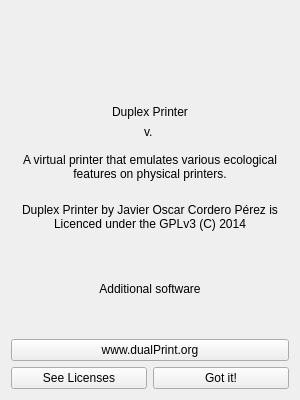
<?xml version="1.0" encoding="UTF-8"?>
<ui version="4.0">
 <class>AboutDialog</class>
 <widget class="QDialog" name="AboutDialog">
  <property name="geometry">
   <rect>
    <x>0</x>
    <y>0</y>
    <width>300</width>
    <height>400</height>
   </rect>
  </property>
  <property name="sizePolicy">
   <sizepolicy hsizetype="Preferred" vsizetype="MinimumExpanding">
    <horstretch>0</horstretch>
    <verstretch>0</verstretch>
   </sizepolicy>
  </property>
  <property name="windowTitle">
   <string>Dialog</string>
  </property>
  <layout class="QVBoxLayout" name="verticalLayout">
   <item>
    <widget class="QPushButton" name="logo">
     <property name="enabled">
      <bool>false</bool>
     </property>
     <property name="sizePolicy">
      <sizepolicy hsizetype="Minimum" vsizetype="Preferred">
       <horstretch>0</horstretch>
       <verstretch>2</verstretch>
      </sizepolicy>
     </property>
     <property name="text">
      <string/>
     </property>
     <property name="icon">
      <iconset resource="dpResources.qrc">
       <normaloff>:/program/images/icon</normaloff>
       <disabledoff>:/program/images/icon</disabledoff>:/program/images/icon</iconset>
     </property>
     <property name="iconSize">
      <size>
       <width>64</width>
       <height>64</height>
      </size>
     </property>
     <property name="flat">
      <bool>true</bool>
     </property>
    </widget>
   </item>
   <item>
    <widget class="QLabel" name="label_ProgramName">
     <property name="sizePolicy">
      <sizepolicy hsizetype="Preferred" vsizetype="Preferred">
       <horstretch>0</horstretch>
       <verstretch>0</verstretch>
      </sizepolicy>
     </property>
     <property name="text">
      <string>Duplex Printer</string>
     </property>
     <property name="alignment">
      <set>Qt::AlignBottom|Qt::AlignHCenter</set>
     </property>
    </widget>
   </item>
   <item>
    <widget class="QLabel" name="label_Version">
     <property name="sizePolicy">
      <sizepolicy hsizetype="Preferred" vsizetype="Preferred">
       <horstretch>0</horstretch>
       <verstretch>0</verstretch>
      </sizepolicy>
     </property>
     <property name="text">
      <string>v. </string>
     </property>
     <property name="alignment">
      <set>Qt::AlignHCenter|Qt::AlignTop</set>
     </property>
    </widget>
   </item>
   <item>
    <widget class="QLabel" name="label_Description">
     <property name="sizePolicy">
      <sizepolicy hsizetype="Preferred" vsizetype="Preferred">
       <horstretch>0</horstretch>
       <verstretch>1</verstretch>
      </sizepolicy>
     </property>
     <property name="text">
      <string>A virtual printer that emulates various ecological
features on physical printers.</string>
     </property>
     <property name="alignment">
      <set>Qt::AlignCenter</set>
     </property>
     <property name="wordWrap">
      <bool>true</bool>
     </property>
    </widget>
   </item>
   <item>
    <widget class="QLabel" name="label_Author">
     <property name="sizePolicy">
      <sizepolicy hsizetype="Preferred" vsizetype="Preferred">
       <horstretch>0</horstretch>
       <verstretch>1</verstretch>
      </sizepolicy>
     </property>
     <property name="text">
      <string>Duplex Printer by Javier Oscar Cordero Pérez is
Licenced under the GPLv3 (C) 2014</string>
     </property>
     <property name="alignment">
      <set>Qt::AlignCenter</set>
     </property>
     <property name="wordWrap">
      <bool>true</bool>
     </property>
    </widget>
   </item>
   <item>
    <widget class="QLabel" name="label_Contributions">
     <property name="sizePolicy">
      <sizepolicy hsizetype="Preferred" vsizetype="Preferred">
       <horstretch>0</horstretch>
       <verstretch>2</verstretch>
      </sizepolicy>
     </property>
     <property name="text">
      <string>Additional software</string>
     </property>
     <property name="alignment">
      <set>Qt::AlignCenter</set>
     </property>
     <property name="wordWrap">
      <bool>false</bool>
     </property>
    </widget>
   </item>
   <item>
    <widget class="QPushButton" name="pushButton_Website">
     <property name="text">
      <string>www.dualPrint.org</string>
     </property>
    </widget>
   </item>
   <item>
    <layout class="QHBoxLayout" name="horizontalLayout">
     <item>
      <widget class="QPushButton" name="pushButton_License">
       <property name="text">
        <string>See Licenses</string>
       </property>
      </widget>
     </item>
     <item>
      <widget class="QPushButton" name="pushButton_Ok">
       <property name="text">
        <string>Got it!</string>
       </property>
      </widget>
     </item>
    </layout>
   </item>
  </layout>
 </widget>
 <resources>
  <include location="dpResources.qrc"/>
 </resources>
 <connections/>
</ui>
